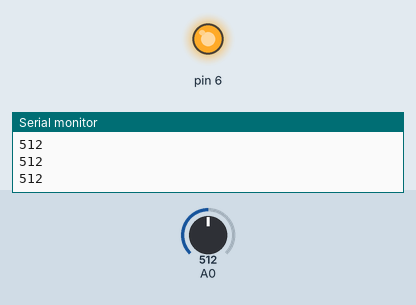
Recording of a sketch running on a simulated Arduino Uno, built with avr-gcc and run on an emulated ATmega328P. On the bench: output pins drawn as LEDs (lit = HIGH), the last lines printed to the serial monitor. The inputs (shaded band) are chosen by the test bench; at power-on: A0 = 512.

Above: at 1.2 s.
1.3 s: A0 set to 213
2.8 s: A0 set to 181
At 4.1 s:
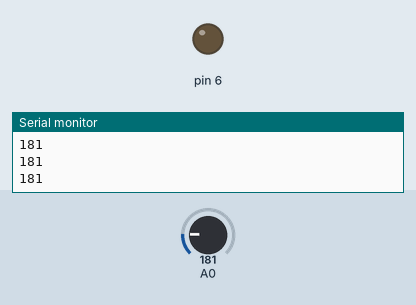
4.5 s: A0 set to 210
At 5.3 s:
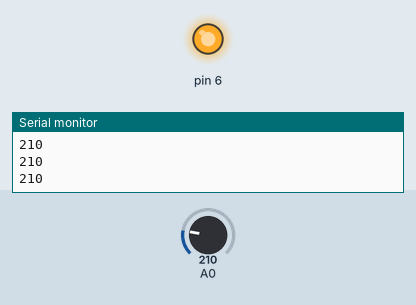
6.0 s: A0 set to 190
At 6.5 s:
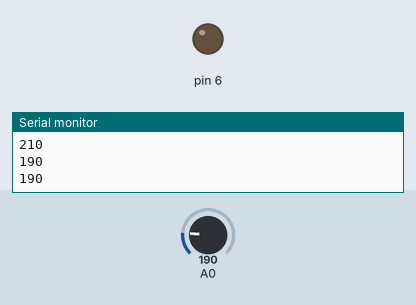
Timing chart, 0 to 8.5 s (numbered marks = the images above; inputs shaded):
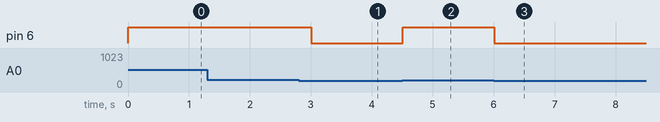

Measured:
- the behaviour switches between 200 and 199 on A0 (found by bisection; images 0 and 1)
- after the input at 2.8 s, pin 6: HIGH → LOW after 0.20 s
- after the input at 4.5 s, pin 6: LOW → HIGH at once
- after the input at 6.0 s, pin 6: HIGH → LOW at once

The sketch:

code.ino
```cpp
// Shaan Subbaiah - 1BM18CS096
// Vibration on daylight

void setup()
{
  pinMode(6, OUTPUT);
  Serial.begin(9600);
}

void loop()
{
  int lightVal = analogRead(A0);

  Serial.println(lightVal);
  if(lightVal >= 200)
  	analogWrite(6, 255);
  else
    analogWrite(6, 0);

  delay(300);
}
```
